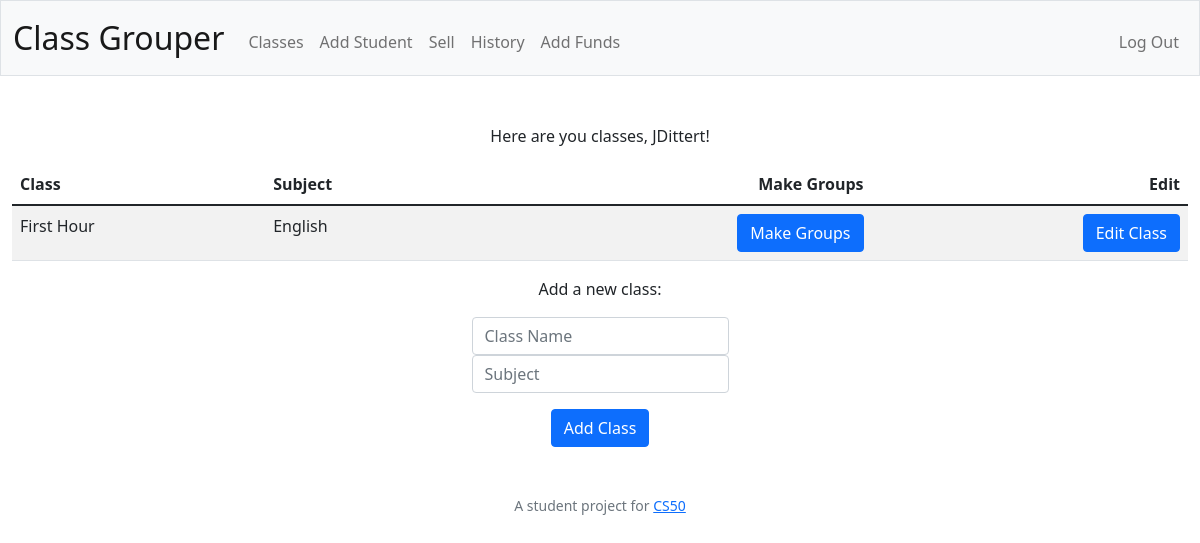
Page /classes (signed in) on the committed database.
### tables this page shows
CREATE TABLE users (id INTEGER PRIMARY KEY AUTOINCREMENT NOT NULL, username TEXT NOT NULL, usercase TEXT NOT NULL, hash TEXT NOT NULL);

CREATE TABLE classes (id INTEGER PRIMARY KEY AUTOINCREMENT NOT NULL, class TEXT NOT NULL, subject TEXT NOT NULL, teacher INTEGER NOT NULL, FOREIGN KEY (teacher) REFERENCES users(id));

### app.py (the view)
@app.route("/classes")
@login_required
def classes():
    teacher = db.execute(
        "SELECT * FROM users WHERE id = ?", session["user_id"]
    )
    name = teacher[0]["usercase"]
    classes = db.execute(
        "SELECT * FROM classes WHERE teacher = ?", session["user_id"]
    )
    if not classes:
        message = "You have not entered any classes"
        return render_template("classes.html", name=name, message=message)
    else:
        message = "Here are you classes"
        return render_template("classes.html", name=name, message=message, classes=classes)

### app.py (called while the page is built)
@app.after_request
def after_request(response):
    response.headers["Cache-Control"] = "no-cache, no-store, must-revalidate"
    response.headers["Expires"] = 0
    response.headers["Pragma"] = "no-cache"
    return response

### helpers.py (called while the page is built)
def login_required(f):
    @wraps(f)
    def decorated_function(*args, **kwargs):
        if session.get("user_id") is None:
            return redirect("/login")
        return f(*args, **kwargs)
    return decorated_function

### templates/classes.html (shortened to what this page needs)
{% extends "layout.html" %}
{% block main %}
    <div>
        <p>{{ message }}, {{ name }}!</p>
    </div>
    <table class="table table-striped">
        <thead>
            <tr>
                <th class="text-start">Class</th>
                <th class="text-start">Subject</th>
                <th class="text-end">Make Groups</th>
                <th class="text-end">Edit</th>
            </tr>
        </thead>
        <tbody>
            {% for class in classes %}
                <tr>
                    <td class="text-start">{{ class.class }}</td>
                    <td class="text-start">{{ class.subject }}</td>
                    <td class="text-end"><button class="btn btn-primary" type="button">Make Groups</td>
                    <td class="text-end"><button class="btn btn-primary" type="button">Edit Class</td>
                </tr>
            {% endfor %}
        </tbody>
    </table>
    <div>
        <p>Add a new class:</p>
        <form action="/add_class" method="post">
            <div class="mb-3">
                <input autocomplete="off" class="form-control mx-auto w-auto" id="class" name="class" placeholder="Class Name" type="text">
                <input class="form-control mx-auto w-auto" id="subject" name="subject" placeholder="Subject" type="text">
            </div>
            <button class="btn btn-primary" type="submit">Add Class</button>
        </form>
    </div>
{% endblock %}

### templates/layout.html (shortened to what this page needs)
<!DOCTYPE html>
<html lang="en">
    <head>
        <link href="https://cdn.jsdelivr.net/npm/bootstrap@5.1.3/dist/css/bootstrap.min.css" rel="stylesheet">
        <link href="/static/styles.css" rel="stylesheet">
    </head>
    <body>
        <nav class="bg-light border navbar navbar-expand-md navbar-light">
            <div class="container-fluid">
                <a class="navbar-brand" href="/">Class Grouper</a>
                <div class="collapse navbar-collapse" id="navbar">
                    {% if session["user_id"] %}
                        <ul class="navbar-nav me-auto mt-2">
                            <li class="nav-item"><a class="nav-link" href="/classes">Classes</a></li>
                            <li class="nav-item"><a class="nav-link" href="/add_student">Add Student</a></li>
                            <li class="nav-item"><a class="nav-link" href="/sell">Sell</a></li>
                            <li class="nav-item"><a class="nav-link" href="/history">History</a></li>
                            <li class="nav-item"><a class="nav-link" href="/add">Add Funds</a></li>
                        </ul>
                        <ul class="navbar-nav ms-auto mt-2">
                            <li class="nav-item"><a class="nav-link" href="/logout">Log Out</a></li>
                        </ul>
                    {% else %}
                        <ul class="navbar-nav ms-auto mt-2">
                            <li class="nav-item"><a class="nav-link" href="/register">Register</a></li>
                            <li class="nav-item"><a class="nav-link" href="/login">Log In</a></li>
                        </ul>
                    {% endif %}
                </div>
            </div>
        </nav>
        <main class="container-fluid py-5 text-center">
            {% block main %}{% endblock %}
        </main>
        <footer class="mb-5 small text-center text-muted">
            A student project for <a href="https://cs50.harvard.edu/x/2022/">CS50</a>
        </footer>
    </body>
</html>

### Static/styles.css (style rules this page uses)
nav .navbar-brand { font-size: xx-large; }

### rows in the picture
users: usercase "JDittert"
classes: class "First Hour", subject "English"

### other values in the picture
{{ message }} "Here are you classes"
